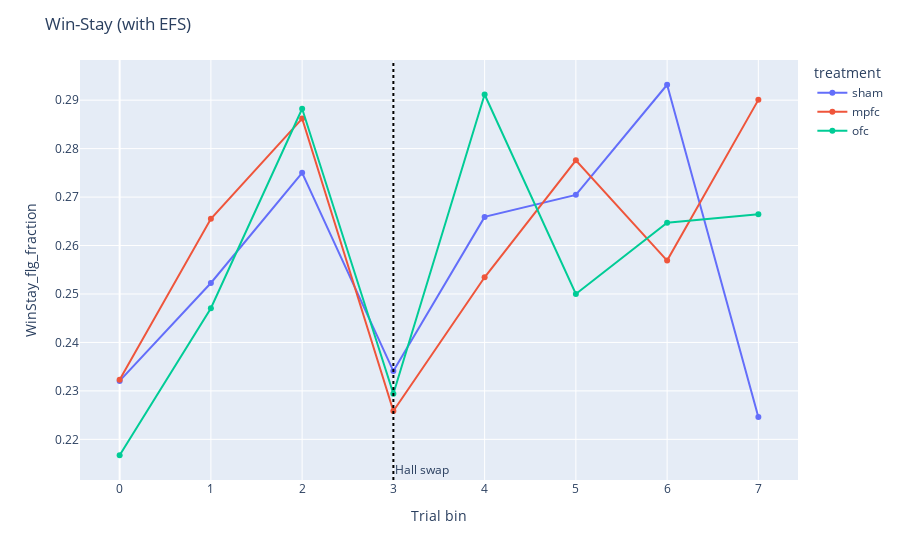

The cell this chart's notebook holds for it:
### Code cell
ws_df = plotting.bin_and_aggregate_flag(tdf_bin, "WinStay_flg")
fig = plotting.line_by_treatment_across_bins(
    ws_df, 
    y="WinStay_flg_fraction",
    category_orders=cat,
    title="Win-Stay (with EFS)"
)

fig.add_vline(
    x=3,
    line_dash="dot",
    line_color="black",
    annotation_text="Hall swap",
    annotation_position="bottom right"
)

fig.show()

### Figure 1 — Plotly figure (JSON) as saved in the notebook; plotly's stock layout.template omitted (floating-point values rounded to 4 significant figures)
{"data": [{"hovertemplate": "treatment=sham<br>Trial bin=%{x}<br>WinStay_flg_fraction=%{y}<extra></extra>", "legendgroup": "sham", "line": {"color": "#636efa", "dash": "solid"}, "marker": {"symbol": "circle"}, "mode": "lines+markers", "name": "sham", "orientation": "v", "showlegend": true, "type": "scatter", "x": [0, 1, 2, 3, 4, 5, 6, 7], "xaxis": "x", "y": [0.2321, 0.2523, 0.275, 0.2341, 0.2659, 0.2705, 0.2932, 0.2246], "yaxis": "y"}, {"hovertemplate": "treatment=mpfc<br>Trial bin=%{x}<br>WinStay_flg_fraction=%{y}<extra></extra>", "legendgroup": "mpfc", "line": {"color": "#EF553B", "dash": "solid"}, "marker": {"symbol": "circle"}, "mode": "lines+markers", "name": "mpfc", "orientation": "v", "showlegend": true, "type": "scatter", "x": [0, 1, 2, 3, 4, 5, 6, 7], "xaxis": "x", "y": [0.2323, 0.2655, 0.2862, 0.2259, 0.2534, 0.2776, 0.2569, 0.2901], "yaxis": "y"}, {"hovertemplate": "treatment=ofc<br>Trial bin=%{x}<br>WinStay_flg_fraction=%{y}<extra></extra>", "legendgroup": "ofc", "line": {"color": "#00cc96", "dash": "solid"}, "marker": {"symbol": "circle"}, "mode": "lines+markers", "name": "ofc", "orientation": "v", "showlegend": true, "type": "scatter", "x": [0, 1, 2, 3, 4, 5, 6, 7], "xaxis": "x", "y": [0.2167, 0.2471, 0.2882, 0.2294, 0.2912, 0.25, 0.2647, 0.2664], "yaxis": "y"}], "layout": {"annotations": [{"showarrow": false, "text": "Hall swap", "x": 3, "xanchor": "left", "xref": "x", "y": 0, "yanchor": "bottom", "yref": "y domain"}], "legend": {"title": {"text": "treatment"}, "tracegroupgap": 0}, "margin": {"t": 60}, "shapes": [{"line": {"color": "black", "dash": "dot"}, "type": "line", "x0": 3, "x1": 3, "xref": "x", "y0": 0, "y1": 1, "yref": "y domain"}], "title": {"text": "Win-Stay (with EFS)"}, "xaxis": {"anchor": "y", "domain": [0, 1], "title": {"text": "Trial bin"}}, "yaxis": {"anchor": "x", "domain": [0, 1], "title": {"text": "WinStay_flg_fraction"}}}}
